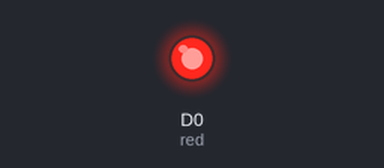
The sketch below on a simulated ESP8266 (NodeMCU). Shown: output pins drawn as LEDs (lit = HIGH). What the sketch prints to the serial monitor is not drawn.

Above: at 0.1 s.
Timing chart, 0 to 1.6 s (numbered marks = the images above):
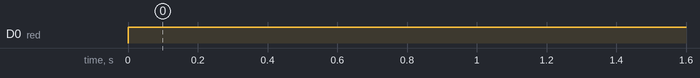

The sketch:

multiledlight.ino
```cpp
#include<stdio.h>
int red=D0;
int green=D1;
int blue=D2;

void setup()
{
  // pinMode(SW,INPUT_PULLUP);
  // pinMode(blue,OUTPUT);
  pinMode(red,OUTPUT);
  Serial.begin(9600);
//   // put your setup code here, to run once:
}

void loop()
{
//   // put your main code here, to run repeatedly:
  digitalWrite(red,0);
  Serial.println("red led on");
  // digitalWrite(green,1);
  // digitalWrite(blue,1);
  digitalWrite(red,1);
  Serial.println("red led off");
  // digitalWrite(green,0);
  // digitalWrite(blue,1);
  delay(1000);

  // digitalWrite(red,1);
  // digitalWrite(green,1);
  // digitalWrite(blue,0);
  // delay(1000);

  // digitalWrite(red,0);
  // digitalWrite(green,1);
  // digitalWrite(blue,0);
  // delay(1000);

  // digitalWrite(red,1);
  // digitalWrite(green,0);
  // digitalWrite(blue,0);
  // delay(1000);

  // digitalWrite(red,0);
  // digitalWrite(green,0);
  // digitalWrite(blue,1);
  // delay(1000);

  // digitalWrite(red,0);
  // digitalWrite(green,0);
  // digitalWrite(blue,0);
  // delay(1000);
}
```

Measured:
- by itself, D0 (red): LOW → HIGH at 0.00 s
